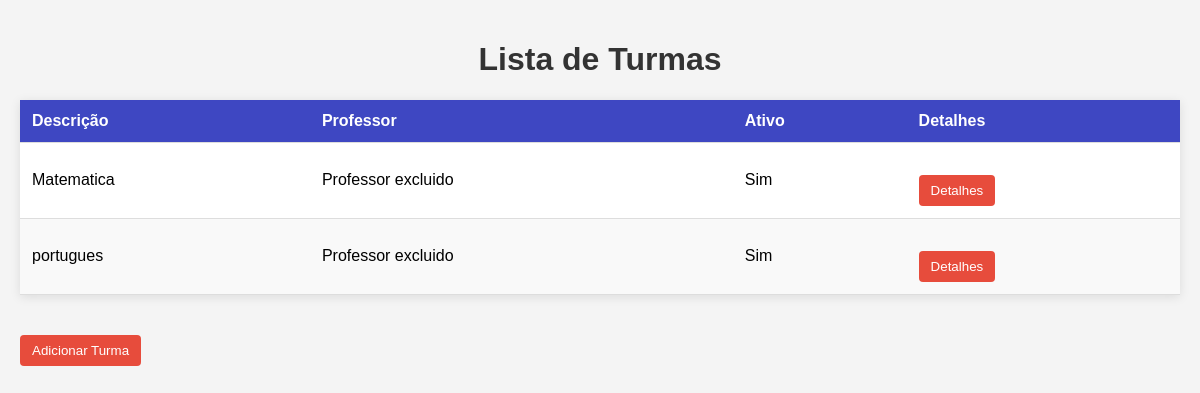
Page /turmas on the committed database.
### turma/turma_models.py (models this page shows, shortened)
class Turma(db.Model):
    __tablename__ = 'turmas'
    id = db.Column(db.Integer, primary_key=True)
    descricao = db.Column(db.String(80))
    ativo = db.Column(db.String, default="sim", nullable=False)
    prof_id = db.Column(db.Integer, db.ForeignKey('professor.id', ondelete="SET NULL"), nullable=True)
    professor = db.relationship('Professor', backref='turmas')
    def to_dict(self):
        return {
            "id": self.id,
            "descricao": self.descricao,
            "professor": self.professor.nome if self.professor is not None else "Professor excluido",
            "ativo": self.ativo
        }

### turma/turma_route.py (the view)
@turmas_blueprint.route('/turmas', methods=['GET'])
def get_turmas():
    turmas = lista_turmas()
    return render_template("turmas.html", turmas=turmas)

### turma/turma_models.py (called while the page is built)
def lista_turmas():
    turmas = Turma.query.all()
    return [turma.to_dict() for turma in turmas]

### templates/turmas.html (shortened to what this page needs)
<!DOCTYPE html>
<html lang="pt-BR">
<head>
</head>
<body>
    <h1>Lista de Turmas</h1>
    <table>
        <thead>
            <tr>
                <th>Descrição</th>
                <th>Professor</th>
                <th>Ativo</th>
                <th>Detalhes</th>
            </tr>
        </thead>
        <tbody>
            {% for turma in turmas %}
            <tr>
                <td>{{ turma.descricao }}</td>
                <td>{{ turma.professor }}</td>
                <td>{{ turma.ativo }}</td>
                <td>
                    <a href="{{ url_for('turmas.get_turmas_por_id', id_turma=turma.id) }}">
                        <button>Detalhes</button>
                    </a>
                </td>
            </tr>
            {% endfor %}
        </tbody>
    </table>
    <div>
        <a href="{{ url_for('turmas.adicionar_turma_page',) }}">
        <button>Adicionar Turma</button>
    </div>
</body>
</html>

### templates/turmas.html (style rules this page uses)
body { font-family: Arial, sans-serif; background-color: #f4f4f4; margin: 0; padding: 20px; }
h1 { text-align: center; color: #333; }
table { width: 100%; border-collapse: collapse; margin: 20px 0; background-color: #fff; box-shadow: 0 2px 10px rgba(0, 0, 0, 0.1); }
th, td { padding: 12px; text-align: left; border-bottom: 1px solid #ddd; }
th { background-color: #3e47c2; color: white; }
tbody tr:nth-child(even) { background-color: #f9f9f9; }
button { background-color: #e74c3c; color: #ffffff; border: none; padding: 8px 12px; border-radius: 4px; cursor: pointer; transition: background-color 0.3s ease; }
a { text-decoration: none; }
a button { margin-top: 20px; background-color: #e74c3c; color: #ffffff; }

### rows in the picture
Turma: descricao "Matematica", professor "Professor excluido", ativo "Sim"
Turma: descricao "portugues", professor "Professor excluido", ativo "Sim"
